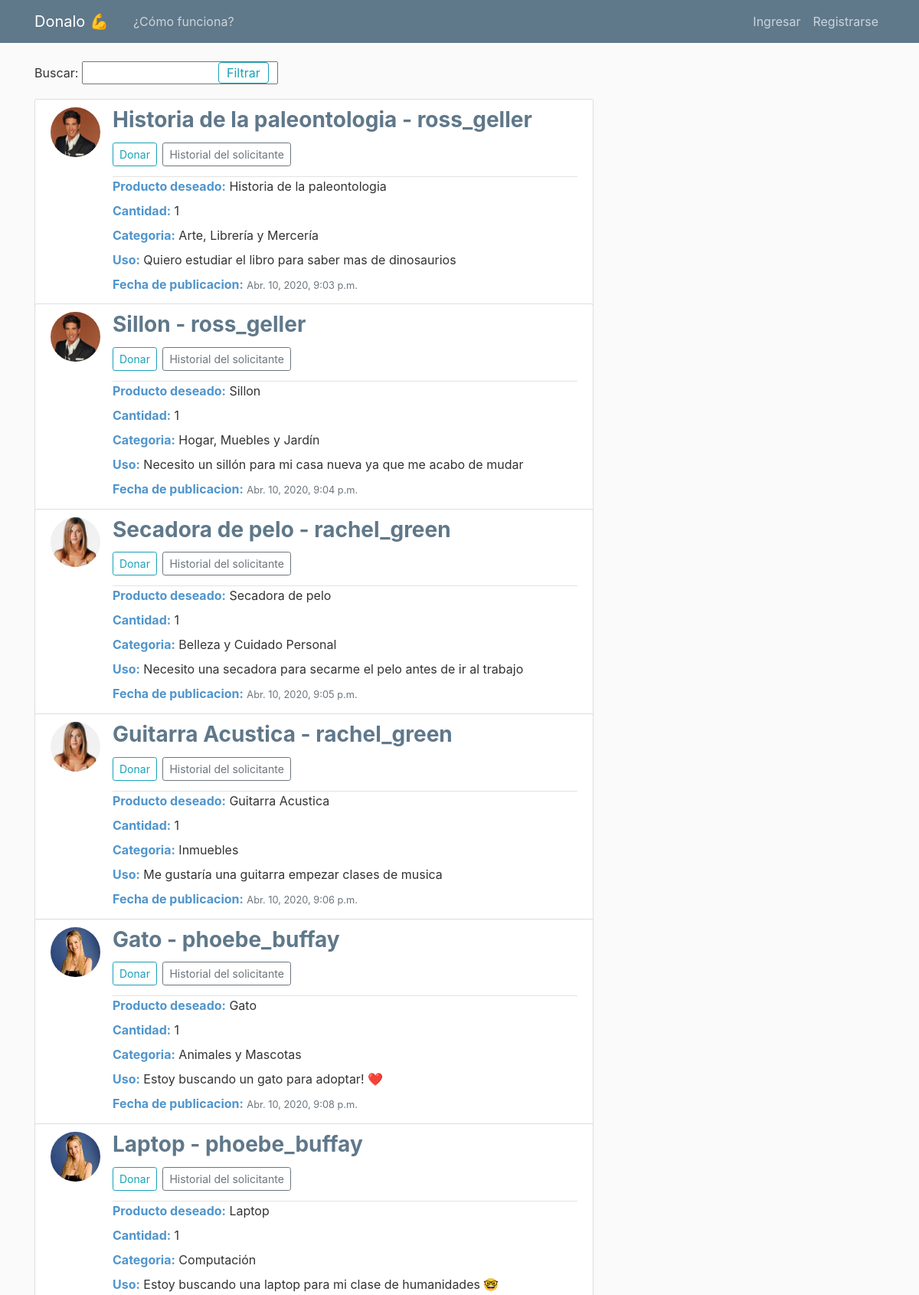
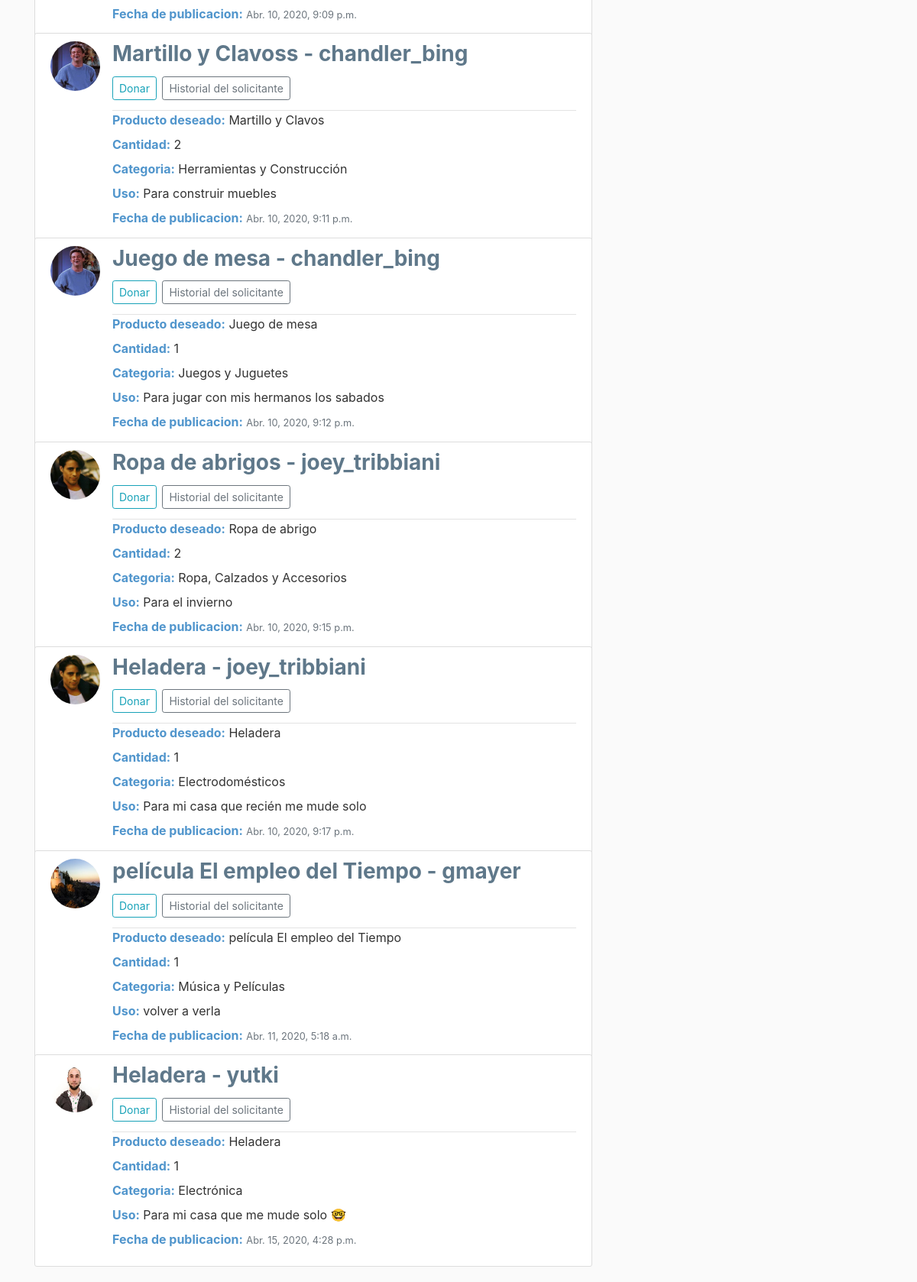
Page /list on the committed database (2 pictures, top to bottom).
### blog/models.py (models this page shows, shortened)
class Post(models.Model):
    categoria = models.CharField(max_length=100, choices=CATEGORIAS_OPCIONES,
    default='otras categorias',verbose_name = "Categoria")
    title = ''
    producto = models.CharField(max_length=100,verbose_name = "Descripción")
    cantidad = models.IntegerField(verbose_name = "Cantidad")
    contenido = models.TextField(max_length=300,verbose_name = "Que uso pensas darle?")
    date_posted = models.DateTimeField(default=timezone.now)
    author = models.ForeignKey(User, on_delete=models.CASCADE)

### users/models.py (models this page shows, shortened)
class Profile(models.Model):
    user = models.OneToOneField(User, on_delete=models.CASCADE)
    image = models.ImageField(default='default.jpg', upload_to='profile_pics')
    direccion = models.CharField(default='sin direccion',max_length=200,blank=True)
    telefono = models.IntegerField(default='099000000',blank=True)

### blog/views.py (the view)
# urls.py: re_path(r'^list', views.post_list, name='blog-filter'),
def post_list(request):
    f = PostFilter(request.GET, queryset=Post.objects.all())
    return render(request, 'blog/filter.html', {'filter': f})

### blog/templates/blog/filter.html (shortened to what this page needs)
{% extends 'blog/base.html' %}
{% block content %}
    <form method="get">
      <div style="display: inline" >
      {{ filter.form.as_p }}
      <input style="display: inline; position: relative; top:-50px; left:240px;
                             padding: 1px 10px;" type="submit"
             class="btn btn-outline-info"  value="Filtrar"/>
      </div>
    </form>
        {% for post in filter.qs %}
        <div class="home" style="margin-top:-30px">
            <article class="media content-section">
              <img class="rounded-circle article-img" src="{{ post.author.profile.image.url }}">
              <div class="media-body">
                <div class="article-metadata">
                  <h3><strong>{{ post.producto }}{% if post.cantidad > 1 %}s{% endif %} - {{ post.author }}</strong><h3>
                  {% if post.author != user %}
                  <button id="botonModal" type="button" class="btn btn-outline-info btn-sm mt-1 mb-1" data-toggle="modal" data-target="#exampleModal2"
                  nombreProducto="{{ post.producto }}" telefono="{{ post.author.profile.telefono }}" usuario="{{ post.author }}"
                  email="{{ post.author.email }}" direccion="{{ post.author.profile.direccion }}">Donar</button>
                  {% endif %}
                  <a class="btn btn-outline-secondary btn-sm mt-1 mb-1" href="{% url 'user-post' post.author.username %}">Historial del solicitante</a>
                </div>
                <p><span class="titles"><strong>Producto deseado:</strong></span> {{ post.producto }}</p>
                <p><span class="titles"><strong>Cantidad:</strong></span> {{ post.cantidad }}</p>
                <p><span class="titles"><strong>Categoria:</strong></span> {{ post.categoria }}</p>
                <p><span class="titles"><strong>Uso:</strong></span> {{ post.contenido }}</p>
                <p><span class="titles"><strong>Fecha de publicacion:</strong></span> <small class="text-muted">{{ post.date_posted }}</small></p>
              </div>
            </article>
          </div>
        {% endfor %}
{% endblock %}

### blog/templates/blog/base.html (shortened to what this page needs)
{% load static %}
<!DOCTYPE html>
<html>
  <head>
    <link rel="stylesheet" href="https://stackpath.bootstrapcdn.com/bootstrap/4.4.1/css/bootstrap.min.css">
    <link rel="stylesheet" type="text/css" href="{% static 'blog/main.css' %}">
  </head>
  <body>
    <header class="site-header">
      <nav class="navbar navbar-expand-md navbar-dark bg-steel fixed-top">
        <div class="container">
          <a class="navbar-brand mr-4">Donalo 💪</a>
          <div class="collapse navbar-collapse" id="navbarToggle">
            <div class="navbar-nav mr-auto">
              <a class="nav-item nav-link" href="{% url 'blog-about' %}">¿Cómo funciona?</a>
            </div>
            <div class="navbar-nav">
              {% if user.is_authenticated %}
                <a class="nav-item nav-link" href="{% url 'blog-filter' %}">Solicitudes de donación</a>
                <a class="nav-item nav-link" href="{% url 'post-create' %}">Solicitar</a>
                <a class="nav-item nav-link" href="{% url 'user-post' user %}">Tu Historial</a>
                <a class="nav-item nav-link" href="{% url 'profile' %}">Perfil</a>
                <a class="nav-item nav-link" href="{% url 'logout' %}">Salir</a>
              {% else %}
                <a class="nav-item nav-link" href="{% url 'login' %}">Ingresar</a>
                <a class="nav-item nav-link" href="{% url 'register' %}">Registrarse</a>
              {% endif %}
            </div>
          </div>
        </div>
      </nav>
    </header>
    <main role="main" class="container">
      <div class="row">
        <div class="col-md-8">
          {% block content %}{% endblock %}
        </div>
      </div>
    </main>
  </body>
</html>

### blog/static/blog/main.css (style rules this page uses)
body { background: #fafafa; color: #333333; margin-top: 5rem; }
h1, h2, h3, h4, h5, h6 { color: #444444; }
.bg-steel { background-color: #5f788a; }
.site-header .navbar-nav .nav-link { color: #cbd5db; }
.content-section { background: #ffffff; padding: 10px 20px; border: 1px solid #dddddd; border-radius: 3px; margin-bottom: 20px; }
.article-img { height: 65px; width: 65px; margin-right: 16px; }
.article-metadata { padding-bottom: 1px; margin-bottom: 4px; border-bottom: 1px solid #e3e3e3 }
.titles { color: #5095cc !important; }
.home p { line-height: 1; }
.home h3 { color:#5f788a; }

### rows in the picture
Post: author.profile.image (picture), producto "Historia de la paleontologia", author "ross_geller", cantidad "1", categoria "Arte, Librería y Mercería", contenido "Quiero estudiar el libro para saber mas de dinosaurios", date_posted "Abr. 10, 2020, 9:03 p.m."
Post: author.profile.image (picture), producto "Sillon", author "ross_geller", cantidad "1", categoria "Hogar, Muebles y Jardín", contenido "Necesito un sillón para mi casa nueva ya que me acabo de mudar", date_posted "Abr. 10, 2020, 9:04 p.m."
Post: author.profile.image (picture), producto "Secadora de pelo", author "rachel_green", cantidad "1", categoria "Belleza y Cuidado Personal", contenido "Necesito una secadora para secarme el pelo antes de ir al trabajo", date_posted "Abr. 10, 2020, 9:05 p.m."
Post: author.profile.image (picture), producto "Guitarra Acustica", author "rachel_green", cantidad "1", categoria "Inmuebles", contenido "Me gustaría una guitarra empezar clases de musica", date_posted "Abr. 10, 2020, 9:06 p.m."
Post: author.profile.image (picture), producto "Gato", author "phoebe_buffay", cantidad "1", categoria "Animales y Mascotas", contenido "Estoy buscando un gato para adoptar! ❤️", date_posted "Abr. 10, 2020, 9:08 p.m."
Post: author.profile.image (picture), producto "Laptop", author "phoebe_buffay", cantidad "1", categoria "Computación", contenido "Estoy buscando una laptop para mi clase de humanidades 🤓", date_posted "Abr. 10, 2020, 9:09 p.m."
Post: author.profile.image (picture), producto "Martillo y Clavos", author "chandler_bing", cantidad "2", categoria "Herramientas y Construcción", contenido "Para construir muebles", date_posted "Abr. 10, 2020, 9:11 p.m."
Post: author.profile.image (picture), producto "Juego de mesa", author "chandler_bing", cantidad "1", categoria "Juegos y Juguetes", contenido "Para jugar con mis hermanos los sabados", date_posted "Abr. 10, 2020, 9:12 p.m."
Post: author.profile.image (picture), producto "Ropa de abrigo", shows "s", author "joey_tribbiani", cantidad "2", categoria "Ropa, Calzados y Accesorios", contenido "Para el invierno", date_posted "Abr. 10, 2020, 9:15 p.m."
Post: author.profile.image (picture), producto "Heladera", author "joey_tribbiani", cantidad "1", categoria "Electrodomésticos", contenido "Para mi casa que recién me mude solo", date_posted "Abr. 10, 2020, 9:17 p.m."
Post: author.profile.image (picture), producto "película El empleo del Tiempo", author "gmayer", cantidad "1", categoria "Música y Películas", contenido "volver a verla", date_posted "Abr. 11, 2020, 5:18 a.m."
Post: author.profile.image (picture), producto "Heladera", author "yutki", cantidad "1", categoria "Electrónica", contenido "Para mi casa que me mude solo 🤓", date_posted "Abr. 15, 2020, 4:28 p.m."
